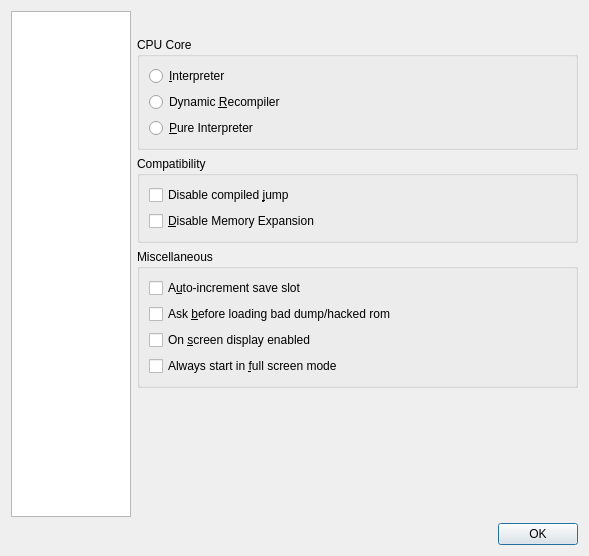
<ui version="4.0" >
 <class>SettingsDialog</class>
 <widget class="QDialog" name="SettingsDialog" >
  <property name="geometry" >
   <rect>
    <x>0</x>
    <y>0</y>
    <width>589</width>
    <height>556</height>
   </rect>
  </property>
  <property name="windowTitle" >
   <string>Mupen64Plus Settings</string>
  </property>
  <layout class="QVBoxLayout" name="verticalLayout_13" >
   <item>
    <layout class="QHBoxLayout" name="horizontalLayout_6" >
     <item>
      <widget class="QListWidget" name="listWidget" >
       <property name="sizePolicy" >
        <sizepolicy vsizetype="Minimum" hsizetype="Fixed" >
         <horstretch>0</horstretch>
         <verstretch>0</verstretch>
        </sizepolicy>
       </property>
       <property name="maximumSize" >
        <size>
         <width>120</width>
         <height>16777215</height>
        </size>
       </property>
       <property name="horizontalScrollBarPolicy" >
        <enum>Qt::ScrollBarAlwaysOff</enum>
       </property>
       <property name="dragDropMode" >
        <enum>QAbstractItemView::NoDragDrop</enum>
       </property>
       <property name="selectionBehavior" >
        <enum>QAbstractItemView::SelectRows</enum>
       </property>
       <property name="textElideMode" >
        <enum>Qt::ElideNone</enum>
       </property>
       <property name="movement" >
        <enum>QListView::Static</enum>
       </property>
       <property name="flow" >
        <enum>QListView::TopToBottom</enum>
       </property>
       <property name="isWrapping" stdset="0" >
        <bool>false</bool>
       </property>
       <property name="spacing" >
        <number>2</number>
       </property>
       <property name="viewMode" >
        <enum>QListView::IconMode</enum>
       </property>
       <property name="uniformItemSizes" >
        <bool>true</bool>
       </property>
       <property name="currentRow" >
        <number>-1</number>
       </property>
      </widget>
     </item>
     <item>
      <layout class="QVBoxLayout" name="verticalLayout" >
       <item>
        <layout class="QHBoxLayout" name="horizontalLayout" >
         <item>
          <spacer name="horizontalSpacer_2" >
           <property name="orientation" >
            <enum>Qt::Horizontal</enum>
           </property>
           <property name="sizeHint" stdset="0" >
            <size>
             <width>40</width>
             <height>20</height>
            </size>
           </property>
          </spacer>
         </item>
         <item>
          <widget class="QLabel" name="imageLabel" >
           <property name="text" >
            <string/>
           </property>
          </widget>
         </item>
         <item>
          <widget class="QLabel" name="textLabel" >
           <property name="text" >
            <string/>
           </property>
          </widget>
         </item>
         <item>
          <spacer name="horizontalSpacer" >
           <property name="orientation" >
            <enum>Qt::Horizontal</enum>
           </property>
           <property name="sizeHint" stdset="0" >
            <size>
             <width>40</width>
             <height>20</height>
            </size>
           </property>
          </spacer>
         </item>
        </layout>
       </item>
       <item>
        <widget class="QStackedWidget" name="stackedWidget" >
         <property name="sizePolicy" >
          <sizepolicy vsizetype="Preferred" hsizetype="MinimumExpanding" >
           <horstretch>2</horstretch>
           <verstretch>0</verstretch>
          </sizepolicy>
         </property>
         <property name="currentIndex" >
          <number>0</number>
         </property>
         <widget class="QWidget" name="page" >
          <layout class="QVBoxLayout" name="verticalLayout_2" >
           <property name="margin" >
            <number>0</number>
           </property>
           <item>
            <widget class="QGroupBox" name="groupBox" >
             <property name="title" >
              <string>CPU Core</string>
             </property>
             <layout class="QVBoxLayout" name="verticalLayout_3" >
              <item>
               <widget class="QRadioButton" name="interpreterRadio" >
                <property name="text" >
                 <string>&amp;Interpreter</string>
                </property>
               </widget>
              </item>
              <item>
               <widget class="QRadioButton" name="dynamicRecompilerRadio" >
                <property name="text" >
                 <string>Dynamic &amp;Recompiler</string>
                </property>
               </widget>
              </item>
              <item>
               <widget class="QRadioButton" name="pureInterpreterRadio" >
                <property name="text" >
                 <string>&amp;Pure Interpreter</string>
                </property>
               </widget>
              </item>
             </layout>
            </widget>
           </item>
           <item>
            <widget class="QGroupBox" name="groupBox_2" >
             <property name="title" >
              <string>Compatibility</string>
             </property>
             <layout class="QVBoxLayout" name="verticalLayout_4" >
              <item>
               <widget class="QCheckBox" name="disableCompiledJumpCheck" >
                <property name="text" >
                 <string>Disable compiled &amp;jump</string>
                </property>
               </widget>
              </item>
              <item>
               <widget class="QCheckBox" name="disableMemoryExpansionCheck" >
                <property name="text" >
                 <string>&amp;Disable Memory Expansion</string>
                </property>
               </widget>
              </item>
             </layout>
            </widget>
           </item>
           <item>
            <widget class="QGroupBox" name="groupBox_3" >
             <property name="title" >
              <string>Miscellaneous</string>
             </property>
             <layout class="QVBoxLayout" name="verticalLayout_5" >
              <item>
               <widget class="QCheckBox" name="autoIncrementSaveSlotCheck" >
                <property name="text" >
                 <string>A&amp;uto-increment save slot</string>
                </property>
               </widget>
              </item>
              <item>
               <widget class="QCheckBox" name="askBeforeLoadingBadRomCheck" >
                <property name="text" >
                 <string>Ask &amp;before loading bad dump/hacked rom</string>
                </property>
               </widget>
              </item>
              <item>
               <widget class="QCheckBox" name="osdEnabledCheck" >
                <property name="text" >
                 <string>On &amp;screen display enabled</string>
                </property>
               </widget>
              </item>
              <item>
               <widget class="QCheckBox" name="alwaysStartInFullScreenModeCheck" >
                <property name="text" >
                 <string>Always start in &amp;full screen mode</string>
                </property>
               </widget>
              </item>
             </layout>
            </widget>
           </item>
           <item>
            <spacer name="verticalSpacer" >
             <property name="orientation" >
              <enum>Qt::Vertical</enum>
             </property>
             <property name="sizeHint" stdset="0" >
              <size>
               <width>20</width>
               <height>40</height>
              </size>
             </property>
            </spacer>
           </item>
          </layout>
         </widget>
         <widget class="QWidget" name="page_2" >
          <layout class="QVBoxLayout" name="verticalLayout_6" >
           <property name="margin" >
            <number>0</number>
           </property>
           <item>
            <widget class="QGroupBox" name="groupBox_7" >
             <property name="title" >
              <string>Graphics Plugin</string>
             </property>
             <layout class="QVBoxLayout" name="verticalLayout_10" >
              <item>
               <layout class="QHBoxLayout" name="horizontalLayout_2" >
                <item>
                 <widget class="QLabel" name="graphicsPluginLabel" >
                  <property name="text" >
                   <string/>
                  </property>
                 </widget>
                </item>
                <item>
                 <widget class="QComboBox" name="graphicsPluginCombo" >
                  <property name="sizePolicy" >
                   <sizepolicy vsizetype="Fixed" hsizetype="Preferred" >
                    <horstretch>1</horstretch>
                    <verstretch>0</verstretch>
                   </sizepolicy>
                  </property>
                 </widget>
                </item>
               </layout>
              </item>
              <item>
               <layout class="QHBoxLayout" name="horizontalLayout_3" >
                <item>
                 <widget class="QPushButton" name="configGraphicsPluginButton" >
                  <property name="text" >
                   <string>Config</string>
                  </property>
                 </widget>
                </item>
                <item>
                 <widget class="QPushButton" name="testGraphicsPluginButton" >
                  <property name="text" >
                   <string>Test</string>
                  </property>
                 </widget>
                </item>
                <item>
                 <widget class="QPushButton" name="aboutGraphicsPluginButton" >
                  <property name="text" >
                   <string>About</string>
                  </property>
                 </widget>
                </item>
               </layout>
              </item>
             </layout>
            </widget>
           </item>
           <item>
            <widget class="QGroupBox" name="groupBox_4" >
             <property name="title" >
              <string>Audio Plugin</string>
             </property>
             <layout class="QVBoxLayout" name="verticalLayout_9" >
              <item>
               <layout class="QHBoxLayout" name="horizontalLayout_4" >
                <item>
                 <widget class="QLabel" name="audioPluginLabel" >
                  <property name="text" >
                   <string/>
                  </property>
                 </widget>
                </item>
                <item>
                 <widget class="QComboBox" name="audioPluginCombo" >
                  <property name="sizePolicy" >
                   <sizepolicy vsizetype="Fixed" hsizetype="Preferred" >
                    <horstretch>1</horstretch>
                    <verstretch>0</verstretch>
                   </sizepolicy>
                  </property>
                 </widget>
                </item>
               </layout>
              </item>
              <item>
               <layout class="QHBoxLayout" name="horizontalLayout_5" >
                <item>
                 <widget class="QPushButton" name="configAudioPluginButton" >
                  <property name="text" >
                   <string>Config</string>
                  </property>
                 </widget>
                </item>
                <item>
                 <widget class="QPushButton" name="testAudioPluginButton" >
                  <property name="text" >
                   <string>Test</string>
                  </property>
                 </widget>
                </item>
                <item>
                 <widget class="QPushButton" name="aboutAudioPluginButton" >
                  <property name="text" >
                   <string>About</string>
                  </property>
                 </widget>
                </item>
               </layout>
              </item>
             </layout>
            </widget>
           </item>
           <item>
            <widget class="QGroupBox" name="groupBox_5" >
             <property name="title" >
              <string>Input Plugin</string>
             </property>
             <layout class="QVBoxLayout" name="verticalLayout_8" >
              <item>
               <layout class="QHBoxLayout" name="horizontalLayout_7" >
                <item>
                 <widget class="QLabel" name="inputPluginLabel" >
                  <property name="text" >
                   <string/>
                  </property>
                 </widget>
                </item>
                <item>
                 <widget class="QComboBox" name="inputPluginCombo" >
                  <property name="sizePolicy" >
                   <sizepolicy vsizetype="Fixed" hsizetype="Preferred" >
                    <horstretch>1</horstretch>
                    <verstretch>0</verstretch>
                   </sizepolicy>
                  </property>
                 </widget>
                </item>
               </layout>
              </item>
              <item>
               <layout class="QHBoxLayout" name="horizontalLayout_8" >
                <item>
                 <widget class="QPushButton" name="configInputPluginButton" >
                  <property name="text" >
                   <string>Config</string>
                  </property>
                 </widget>
                </item>
                <item>
                 <widget class="QPushButton" name="testInputPluginButton" >
                  <property name="text" >
                   <string>Test</string>
                  </property>
                 </widget>
                </item>
                <item>
                 <widget class="QPushButton" name="aboutInputPluginButton" >
                  <property name="text" >
                   <string>About</string>
                  </property>
                 </widget>
                </item>
               </layout>
              </item>
             </layout>
            </widget>
           </item>
           <item>
            <widget class="QGroupBox" name="groupBox_6" >
             <property name="title" >
              <string>RSP Plugin</string>
             </property>
             <layout class="QVBoxLayout" name="verticalLayout_7" >
              <item>
               <layout class="QHBoxLayout" name="horizontalLayout_9" >
                <item>
                 <widget class="QLabel" name="rspPluginLabel" >
                  <property name="text" >
                   <string/>
                  </property>
                 </widget>
                </item>
                <item>
                 <widget class="QComboBox" name="rspPluginCombo" >
                  <property name="sizePolicy" >
                   <sizepolicy vsizetype="Fixed" hsizetype="Preferred" >
                    <horstretch>1</horstretch>
                    <verstretch>0</verstretch>
                   </sizepolicy>
                  </property>
                 </widget>
                </item>
               </layout>
              </item>
              <item>
               <layout class="QHBoxLayout" name="horizontalLayout_10" >
                <item>
                 <widget class="QPushButton" name="configRspPluginButton" >
                  <property name="text" >
                   <string>Config</string>
                  </property>
                 </widget>
                </item>
                <item>
                 <widget class="QPushButton" name="testRspPluginButton" >
                  <property name="text" >
                   <string>Test</string>
                  </property>
                 </widget>
                </item>
                <item>
                 <widget class="QPushButton" name="aboutRspPluginButton" >
                  <property name="text" >
                   <string>About</string>
                  </property>
                 </widget>
                </item>
               </layout>
              </item>
             </layout>
            </widget>
           </item>
          </layout>
         </widget>
         <widget class="QWidget" name="page_3" >
          <layout class="QVBoxLayout" name="verticalLayout_11" >
           <property name="margin" >
            <number>0</number>
           </property>
           <item>
            <widget class="QGroupBox" name="groupBox_8" >
             <property name="title" >
              <string>Directories</string>
             </property>
             <layout class="QVBoxLayout" name="verticalLayout_12" >
              <item>
               <widget class="RomDirectoriesListWidget" native="1" name="romDirectoriesListWidget" />
              </item>
             </layout>
            </widget>
           </item>
           <item>
            <widget class="QCheckBox" name="scanDirectoriesRecursivelyCheck" >
             <property name="text" >
              <string>&amp;Scan directories recursively</string>
             </property>
            </widget>
           </item>
           <item>
            <widget class="QCheckBox" name="showFullPathsInFilenamesCheck" >
             <property name="text" >
              <string>Show &amp;full paths in filenames</string>
             </property>
            </widget>
           </item>
          </layout>
         </widget>
        </widget>
       </item>
      </layout>
     </item>
    </layout>
   </item>
   <item>
    <widget class="QDialogButtonBox" name="buttonBox" >
     <property name="orientation" >
      <enum>Qt::Horizontal</enum>
     </property>
     <property name="standardButtons" >
      <set>QDialogButtonBox::Ok</set>
     </property>
    </widget>
   </item>
  </layout>
 </widget>
 <customwidgets>
  <customwidget>
   <class>RomDirectoriesListWidget</class>
   <extends>QWidget</extends>
   <header>romdirectorieslistwidget.h</header>
   <container>1</container>
  </customwidget>
 </customwidgets>
 <tabstops>
  <tabstop>listWidget</tabstop>
  <tabstop>interpreterRadio</tabstop>
  <tabstop>dynamicRecompilerRadio</tabstop>
  <tabstop>pureInterpreterRadio</tabstop>
  <tabstop>disableCompiledJumpCheck</tabstop>
  <tabstop>disableMemoryExpansionCheck</tabstop>
  <tabstop>autoIncrementSaveSlotCheck</tabstop>
  <tabstop>askBeforeLoadingBadRomCheck</tabstop>
  <tabstop>osdEnabledCheck</tabstop>
  <tabstop>alwaysStartInFullScreenModeCheck</tabstop>
  <tabstop>graphicsPluginCombo</tabstop>
  <tabstop>configGraphicsPluginButton</tabstop>
  <tabstop>testGraphicsPluginButton</tabstop>
  <tabstop>aboutGraphicsPluginButton</tabstop>
  <tabstop>audioPluginCombo</tabstop>
  <tabstop>configAudioPluginButton</tabstop>
  <tabstop>testAudioPluginButton</tabstop>
  <tabstop>aboutAudioPluginButton</tabstop>
  <tabstop>inputPluginCombo</tabstop>
  <tabstop>configInputPluginButton</tabstop>
  <tabstop>testInputPluginButton</tabstop>
  <tabstop>aboutInputPluginButton</tabstop>
  <tabstop>rspPluginCombo</tabstop>
  <tabstop>configRspPluginButton</tabstop>
  <tabstop>testRspPluginButton</tabstop>
  <tabstop>aboutRspPluginButton</tabstop>
  <tabstop>scanDirectoriesRecursivelyCheck</tabstop>
  <tabstop>showFullPathsInFilenamesCheck</tabstop>
  <tabstop>buttonBox</tabstop>
 </tabstops>
 <resources/>
 <connections>
  <connection>
   <sender>buttonBox</sender>
   <signal>accepted()</signal>
   <receiver>SettingsDialog</receiver>
   <slot>accept()</slot>
   <hints>
    <hint type="sourcelabel" >
     <x>222</x>
     <y>484</y>
    </hint>
    <hint type="destinationlabel" >
     <x>157</x>
     <y>274</y>
    </hint>
   </hints>
  </connection>
  <connection>
   <sender>buttonBox</sender>
   <signal>rejected()</signal>
   <receiver>SettingsDialog</receiver>
   <slot>reject()</slot>
   <hints>
    <hint type="sourcelabel" >
     <x>290</x>
     <y>490</y>
    </hint>
    <hint type="destinationlabel" >
     <x>286</x>
     <y>274</y>
    </hint>
   </hints>
  </connection>
  <connection>
   <sender>listWidget</sender>
   <signal>currentRowChanged(int)</signal>
   <receiver>stackedWidget</receiver>
   <slot>setCurrentIndex(int)</slot>
   <hints>
    <hint type="sourcelabel" >
     <x>135</x>
     <y>164</y>
    </hint>
    <hint type="destinationlabel" >
     <x>378</x>
     <y>279</y>
    </hint>
   </hints>
  </connection>
 </connections>
</ui>
